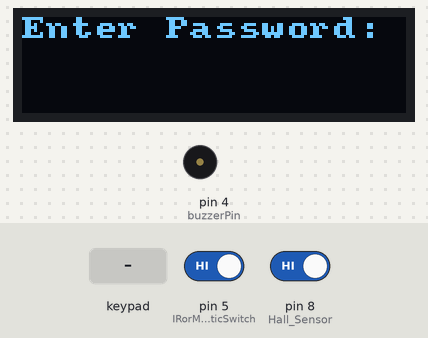
Bench run of a sketch on a simulated Arduino Mega 2560, built with avr-gcc and run on an emulated ATmega2560. Shown: 128×32 one-colour display, buzzer (waves = sounding). The test bench sets the inputs (shaded band); at power-on: pin 5 (IRorMagneticSwitch) HIGH, pin 8 (Hall_Sensor) HIGH.

Above: at 1.3 s.
1.4 s: keypad keys 4 9 4 8 4 7 4 6 # pressed 0.4 s apart
At 5.8 s:
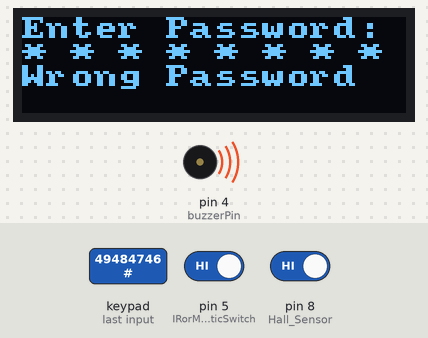
6.5 s: key '#' pressed
At 6.6 s:
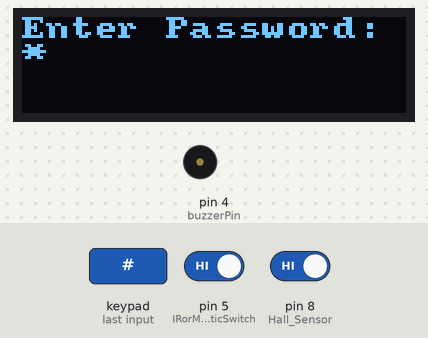
9.5 s: keypad keys 4 5 4 4 4 3 # pressed 0.4 s apart
At 13.1 s:
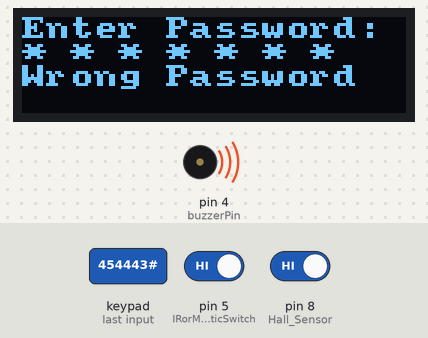
13.8 s: key '1' pressed
At 14.2 s:
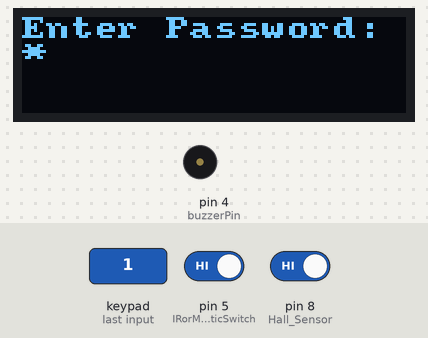
Timing chart, 0 to 16.3 s (numbered marks = the images above; inputs shaded):
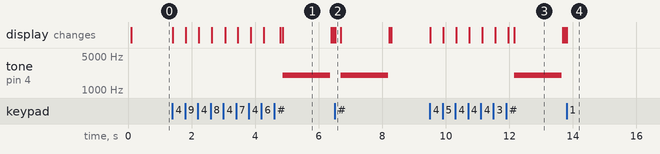

The sketch:

AutomaticDoorCode.ino
```cpp
#include <Keypad.h>
#include <Servo.h>
#include <Wire.h>
#include "U8x8lib.h"
#include "Wire.h"

Servo myServo;
const int Hall_Sensor = 8;
const int buzzerPin=4;
const int SERVO_PIN = 10;
const int IRorMagneticSwitch = 5;
const int MAX_REFRESH = 1000;
const byte ROWS = 4;
const byte COLS = 3;
const int len_key = 5;
byte rowPins[ROWS] = {49, 48, 47, 46};
byte colPins[COLS] = {45, 44, 43};
char hexaKeys[ROWS][COLS] = {
{'1', '2', '3'},
{'4', '5', '6'},
{'7', '8', '9'},
{'*', '0', '#'}
};
char master_key[len_key] = {'1','2','3','4','*'};
char attempt_key[len_key];
String displayPass="";
unsigned long lastClear = 0;
int z=0;
Keypad customKeypad = Keypad(makeKeymap(hexaKeys), rowPins, colPins, ROWS, COLS);
U8X8_SSD1306_128X32_UNIVISION_HW_I2C oled(U8X8_PIN_NONE);

void setup(){
  Serial.begin(9600);
  pinMode (Hall_Sensor, INPUT);
  pinMode (IRorMagneticSwitch, INPUT);
  pinMode(buzzerPin, OUTPUT);
  Serial.begin(9600);
  setupDisplay();
  writeDisplay("Enter Password: ", 0,true);
}

void loop(){
   int HallStatus = digitalRead(Hall_Sensor);
   int IRorMagSwitchStatus = digitalRead(IRorMagneticSwitch);
   if(IRorMagSwitchStatus != 1){
      Serial.println("Magnetic Switch On");
      openCloseDoor();
   }

   if(HallStatus  != 1){
    Serial.println("Hall Sensor On");
    openCloseDoor();
   }

  char key = customKeypad.getKey();

  if (key){
    displayPass+="* ";
    writeDisplay(displayPass.c_str(), 1,false);
    switch(key){
      case '#':
        delay(100);
        checkKEY();
        break;
      default:
         attempt_key[z]=key;
         z++;
      }
  }

}

void setupDisplay() {
    oled.begin();
    oled.setPowerSave(0);
    oled.setFont(u8x8_font_amstrad_cpc_extended_r);
    oled.setCursor(0, 0);
}

void writeDisplay(const char * message, int row, bool erase) {
    unsigned long now = millis();
    if(erase && (millis() - lastClear >= MAX_REFRESH)) {
        oled.clearDisplay();
        lastClear = now;
    }
    oled.setCursor(0, row);
    oled.print(message);
}

void writeDisplayCSV(String message, int commaCount) {
     int startIndex = 0;
     for(int i=0; i<=commaCount; i++) {
          int index = message.indexOf(',', startIndex);
          String subMessage = message.substring(startIndex, index);
          startIndex = index + 1;
          writeDisplay(subMessage.c_str(), i, false);
     }
}

void openCloseDoor(){
  myServo.attach(SERVO_PIN);
  Serial.println("Opening Exiting Door");
  for(int pos = 180; pos>=30; pos--){
    myServo.write(pos);
    delay(5);
  }
  delay(5000);
  Serial.println("Closing Exiting Door");
  for(int pos = 30; pos<=180; pos++){
   myServo.write(pos);
   delay(5);
   }

  myServo.detach();
}

void checkKEY()
{
   int correct=0;
   int i;
   for (i=0; i<len_key; i++) {
    if (attempt_key[i]==master_key[i]) {
      correct++;
      }
    }
   if (correct==len_key && z==len_key){
    displayPass="";
    writeDisplay("Correct Password", 2,false);
    delay(1000);
    openCloseDoor();
    z=0;
    writeDisplay("Enter Password: ", 0,true);
   }
   else
   {
    displayPass="";
    writeDisplay("Wrong Password", 2,false);
    tone(buzzerPin, 2000);
    delay(1500);
    noTone(buzzerPin);
    z=0;
    writeDisplay("Enter Password: ", 0,true);
   }
   for (int zz=0; zz<len_key; zz++) {
    attempt_key[zz]=0;
   }
}
```

Measured:
- after the input at 1.4 s, tone on pin 4 (buzzerPin): silent → 2000 Hz after 3.5 s, → silent 1.5 s later; the display: first changes at once (image 1 shows a later state)
- after the input at 6.5 s, tone on pin 4 (buzzerPin): silent → 2000 Hz after 0.19 s, → silent 1.5 s later; the display: changes at once (image 2)
- after the input at 9.5 s, tone on pin 4 (buzzerPin): silent → 2000 Hz after 2.6 s, → silent 1.5 s later; the display: first changes at once (image 3 shows a later state)
- after the input at 13.8 s, the display: changes at once (image 4)
- what the display in image 1 shows lasts 1.5 s, from 4.9 s to 6.4 s
